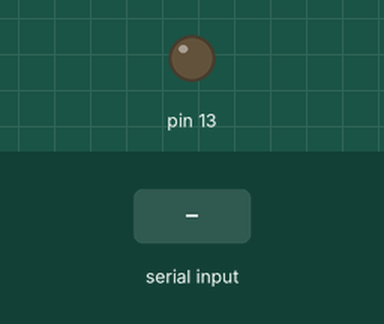
Bench run of a sketch on a simulated Arduino Uno, built with avr-gcc and run on an emulated ATmega328P. On the bench: output pins drawn as LEDs (lit = HIGH). Dashed ring = blinking. The test bench sets the inputs (shaded band).

Above: at 1.2 s.
1.3 s: "3\n" received over Serial
At 1.8 s:
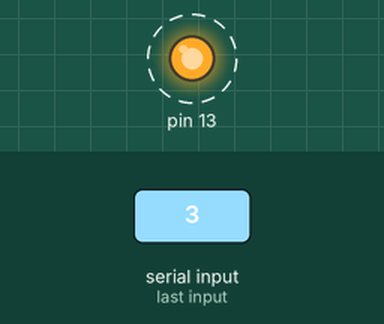
4.3 s: "1\n" received over Serial
At 5.9 s:
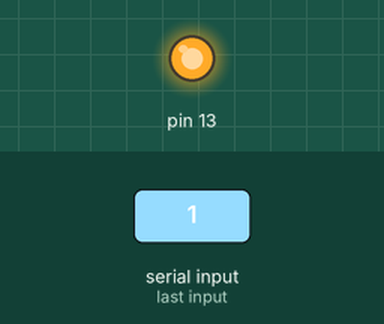
Timing chart, 0 to 8.0 s (numbered marks = the images above; inputs shaded):
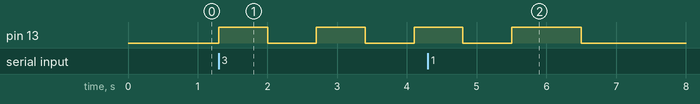

The sketch:

arduinocode.ino
```cpp
int menu_input;
int number;
int result;

void setup() {
 Serial.begin(9600);
 pinMode(13,OUTPUT);

}


void loop() {

  while(Serial.available() > 0) {

    menu_input = Serial.parseInt(); // Serial Porttan değer okuma

    switch (menu_input){

      case 0:

            digitalWrite(13,LOW);
            break;

      case 1:

            digitalWrite(13,HIGH);//13. pindeki ledi açar
            break;
      case 2:

            digitalWrite(13,LOW);//13. pindeki ledi söndürür
            break;
      case 3:
        for(int i=0;i<3;i++)
        {
            digitalWrite(13,HIGH);
            delay(700);
            digitalWrite(13,LOW);
            delay(700);
        }
            break;
      case 4:

            delay(6000);//karesini aldırırken 6 saniyelik bir süre veriyor
          if(Serial.available()!=0){//bir değer girildiğini anladığında aşağıdaki işlemlere geçer
            number =Serial.read();
            result=(number*number);
            Serial.print(String(result) + "*"); // byte olarak alınan değeri yazdırma
            Serial.flush();
            break;

          }
     }

  }

}
```

Measured:
- after the input at 1.3 s, pin 13: alternates HIGH for 0.70 s and LOW for 0.70 s, starting at once
